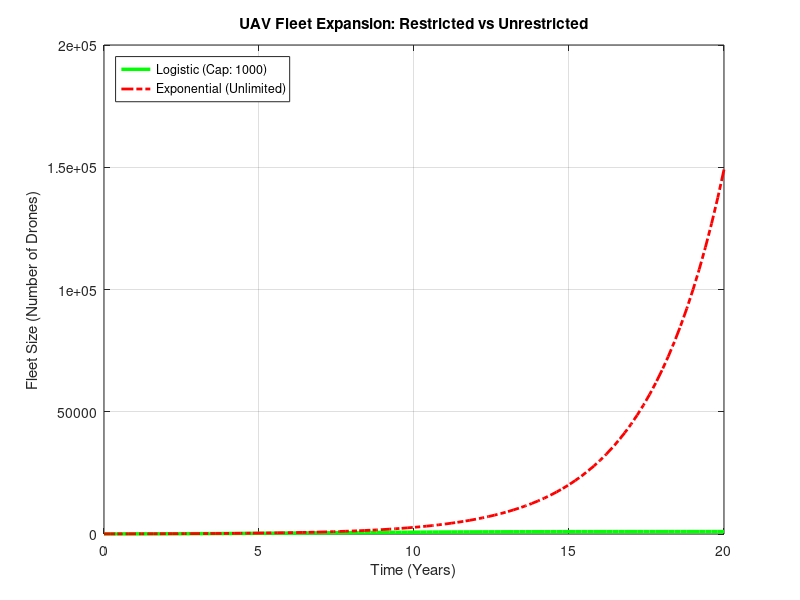

Reproduce this figure in MATLAB.
clc; clear; close all;

% UAV Fleet Growth Model: Logistic vs Exponential
pop_initial = 50;    % Starting number of drones
max_capacity = 1000; % Maximum fleet capacity (K)
growth_rate = 0.4;   % Rate of growth (r)

time_yrs = 0:0.2:20; % Simulation over 20 years

% Compute Logistic Growth
P_log = max_capacity ./ (1 + ((max_capacity - pop_initial)/pop_initial) .* exp(-growth_rate .* time_yrs));

% Compute Unlimited Exponential Growth
P_exp = pop_initial .* exp(growth_rate .* time_yrs);

% Generate Comparison Plot
figure('Name', 'Drone Population Growth');
plot(time_yrs, P_log, 'g', 'LineWidth', 2.5);
hold on;
plot(time_yrs, P_exp, 'r-.', 'LineWidth', 2);
grid on;

xlabel('Time (Years)');
ylabel('Fleet Size (Number of Drones)');
title('UAV Fleet Expansion: Restricted vs Unrestricted');
legend('Logistic (Cap: 1000)', 'Exponential (Unlimited)', 'Location', 'northwest');

% Output final populations at t = 20
t_final = 20;
final_logistic = max_capacity / (1 + ((max_capacity - pop_initial)/pop_initial) * exp(-growth_rate * t_final));
final_exponential = pop_initial * exp(growth_rate * t_final);

fprintf('--- 20 Year Projection ---\n');
fprintf('Logistic Model Output: %d drones\n', round(final_logistic));
fprintf('Exponential Model Output: %d drones\n', round(final_exponential));
